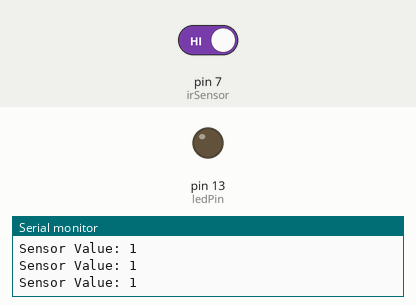
Recording of a sketch running on a simulated Arduino Uno, built with avr-gcc and run on an emulated ATmega328P. Shown: output pins drawn as LEDs (lit = HIGH), the last lines printed to the serial monitor. Inputs (shaded band) come from the test bench; at power-on: pin 7 (irSensor) HIGH.

Above: at 1.8 s.
1.9 s: pin 7 (irSensor) driven LOW
At 3.0 s:
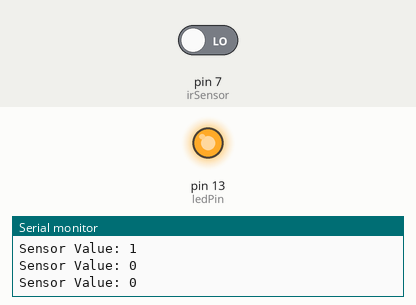
3.5 s: pin 7 (irSensor) driven HIGH
At 4.2 s:
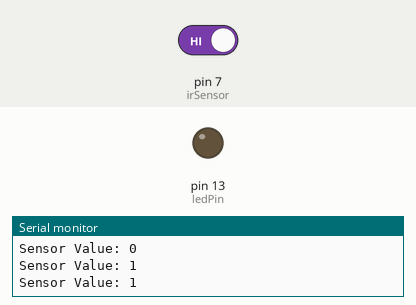
Timing chart, 0 to 6.5 s (numbered marks = the images above; inputs shaded):
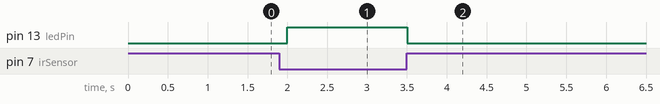

Measured:
- after the input at 1.9 s, pin 13 (ledPin): LOW → HIGH after 0.10 s
- after the input at 3.5 s, pin 13 (ledPin): HIGH → LOW at once

The sketch:

assignment10.ino
```cpp
int irSensor = 7;   // IR sensor output pin
int ledPin = 13;     // LED pin

void setup() {
  pinMode(irSensor, INPUT);
  pinMode(ledPin, OUTPUT);

  Serial.begin(9600);
  Serial.println("IR Sensor Test Started");
}

void loop() {
  int value = digitalRead(irSensor);

  Serial.print("Sensor Value: ");
  Serial.println(value);

  if (value == LOW) {   // Object detected
    digitalWrite(ledPin, HIGH);
  } else {              // No object detected
    digitalWrite(ledPin, LOW);
  }

  delay(500);
}
```
